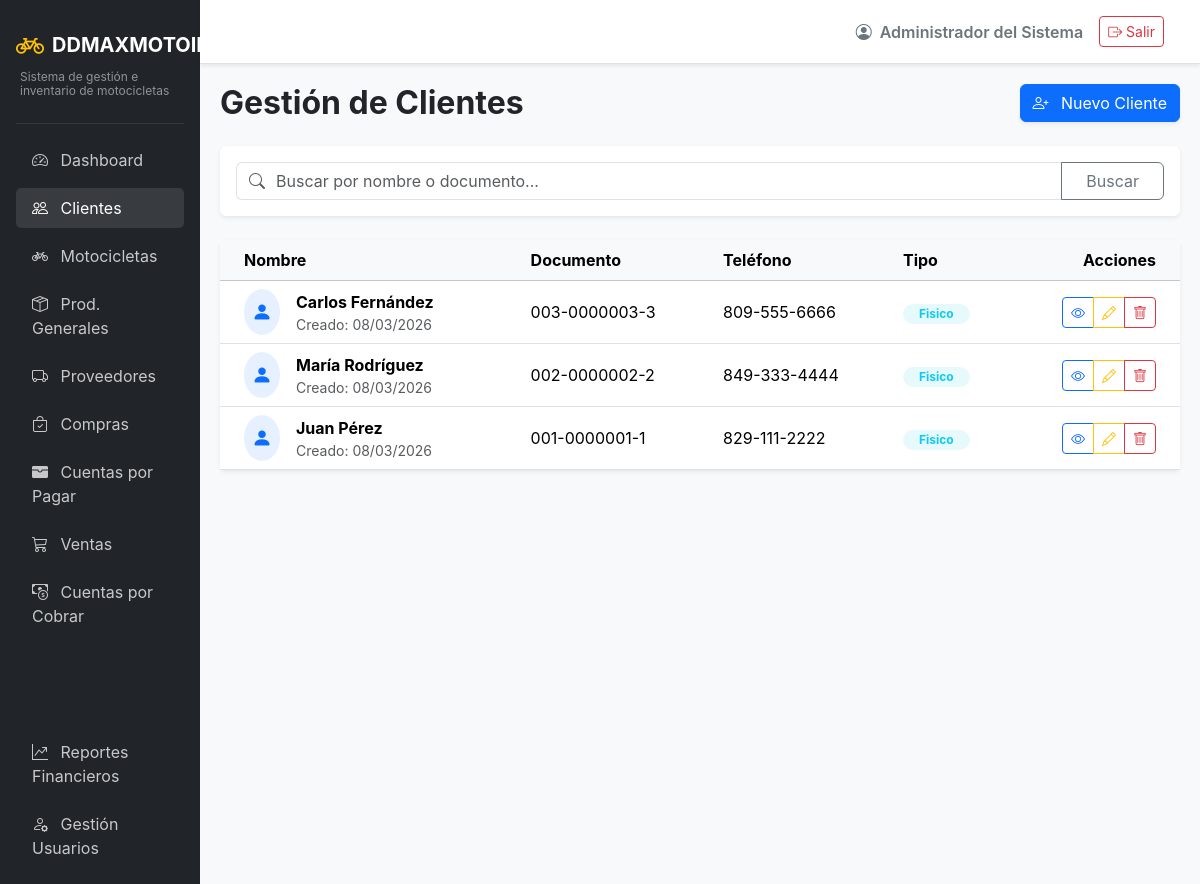
Page /clients/ (signed in) on the earlier database version.
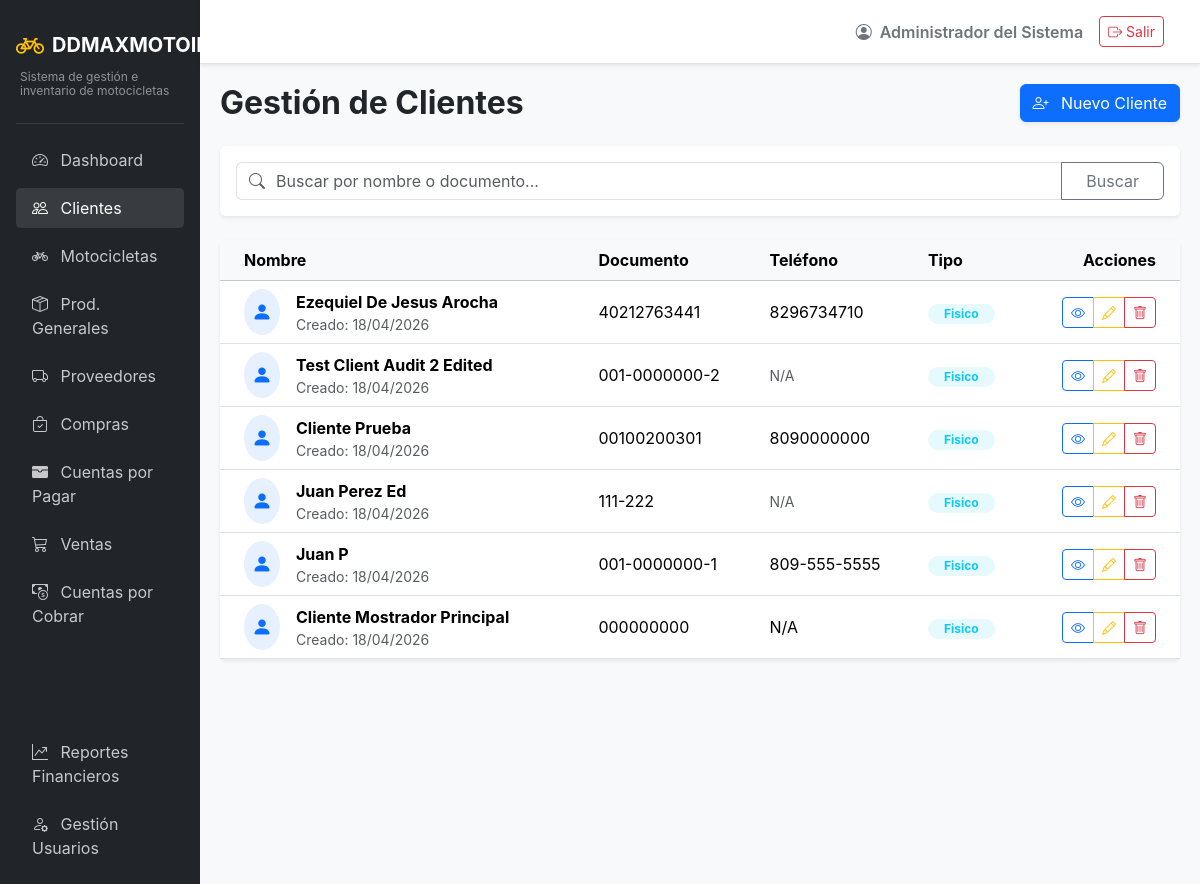
Same page on the later database version.
### app/models/auth.py (models this page shows, shortened)
class Usuarios(UserMixin, db.Model):
    __tablename__ = 'usuarios'
    id = db.Column(db.Integer, primary_key=True)
    usuario = db.Column(db.String(50), unique=True, nullable=False)
    password_hash = db.Column(db.String(255), nullable=False)
    rol_id = db.Column(db.Integer, db.ForeignKey('roles.id'), nullable=False)
    estado = db.Column(db.String(20), default='activo') # activo/inactivo
    nombre = db.Column(db.String(100), nullable=False)
    created_at = db.Column(db.DateTime, default=datetime.utcnow)
    updated_at = db.Column(db.DateTime, default=datetime.utcnow, onupdate=datetime.utcnow)

### app/models/entities.py (models this page shows)
class Clientes(db.Model):
    __tablename__ = 'clientes'
    id = db.Column(db.Integer, primary_key=True)
    tipo = db.Column(db.String(20), nullable=False) # fisico, juridico
    nombre = db.Column(db.String(150), nullable=False)
    documento = db.Column(db.String(50), unique=True, nullable=False)
    telefono = db.Column(db.String(20))
    direccion = db.Column(db.String(255))
    nombre_garante = db.Column(db.String(150))
    documento_garante = db.Column(db.String(50))
    telefono_garante = db.Column(db.String(20))
    direccion_garante = db.Column(db.String(255))
    created_at = db.Column(db.DateTime, default=datetime.utcnow)

### app/routes/clients.py (the view)
@clients_bp.route('/')
def list_clients():
    search = request.args.get('search', '')
    query = Clientes.query
    if search:
        query = query.filter(or_(
            Clientes.nombre.ilike(f'%{search}%'),
            Clientes.documento.ilike(f'%{search}%')
        ))
    clientes = query.order_by(Clientes.id.desc()).all()
    return render_template('clients/list.html', clientes=clientes, search=search)

### app/models/auth.py (called while the page is built)
@login_manager.user_loader
def load_user(user_id):
    return db.session.get(Usuarios, int(user_id))

### app/templates/clients/list.html (shortened to what this page needs)
{% extends "base.html" %}
{% block content %}
<div class="d-flex justify-content-between align-items-center mb-4">
    <h2 class="fw-bold mb-0">Gestión de Clientes</h2>
    <a href="{{ url_for('clients.create_client') }}" class="btn btn-primary shadow-sm">
        <i class="bi bi-person-plus me-2"></i> Nuevo Cliente
    </a>
</div>
<div class="card shadow-sm border-0 mb-4">
    <div class="card-body">
        <form method="GET" action="{{ url_for('clients.list_clients') }}" class="d-flex w-100">
            <div class="input-group">
                <span class="input-group-text bg-white text-muted border-end-0">
                    <i class="bi bi-search"></i>
                </span>
                <input type="text" class="form-control border-start-0 ps-0" name="search" placeholder="Buscar por nombre o documento..." value="{{ search }}">
                <button class="btn btn-outline-secondary px-4" type="submit">Buscar</button>
            </div>
        </form>
    </div>
</div>
<div class="card shadow-sm border-0">
    <div class="card-body p-0">
        <div class="table-responsive">
            <table class="table table-hover align-middle mb-0">
                <thead class="table-light">
                    <tr>
                        <th class="ps-4">Nombre</th>
                        <th>Documento</th>
                        <th>Teléfono</th>
                        <th>Tipo</th>
                        <th class="text-end pe-4">Acciones</th>
                    </tr>
                </thead>
                <tbody>
                    {% for cliente in clientes %}
                    <tr>
                        <td class="ps-4">
                            <div class="d-flex align-items-center">
                                <div class="bg-primary bg-opacity-10 rounded-circle p-2 me-3 text-primary">
                                    <i class="bi bi-person-fill fs-5"></i>
                                </div>
                                <div>
                                    <div class="fw-bold">{{ cliente.nombre }}</div>
                                    <div class="text-muted small">Creado: {{ cliente.created_at.strftime('%d/%m/%Y') if cliente.created_at else 'N/A' }}</div>
                                </div>
                            </div>
                        </td>
                        <td>{{ cliente.documento }}</td>
                        <td>{{ cliente.telefono or '<span class="text-muted small">N/A</span>'|safe }}</td>
                        <td>
                            <span class="badge {{ 'bg-info' if cliente.tipo == 'fisico' else 'bg-secondary' }} bg-opacity-10 {{ 'text-info' if cliente.tipo == 'fisico' else 'text-secondary' }} px-3 rounded-pill">
                                {{ cliente.tipo|capitalize }}
                            </span>
                        </td>
                        <td class="text-end pe-4">
                            <div class="btn-group" role="group">
                                <a href="{{ url_for('clients.profile_client', id=cliente.id) }}" class="btn btn-sm btn-outline-primary" data-bs-toggle="tooltip" title="Ver Perfil">
                                    <i class="bi bi-eye"></i>
                                </a>
                                <a href="{{ url_for('clients.edit_client', id=cliente.id) }}" class="btn btn-sm btn-outline-warning" data-bs-toggle="tooltip" title="Editar">
                                    <i class="bi bi-pencil"></i>
                                </a>
                                <button type="button" class="btn btn-sm btn-outline-danger" data-bs-toggle="modal" data-bs-target="#deleteModal{{ cliente.id }}" title="Eliminar">
                                    <i class="bi bi-trash"></i>
                                </button>
                            </div>
                        </td>
                    </tr>
                    {% endfor %}
                </tbody>
            </table>
        </div>
    </div>
</div>
{% endblock %}

### app/templates/base.html (shortened to what this page needs)
<!DOCTYPE html>
<html lang="es">
<head>
    <link href="https://cdn.jsdelivr.net/npm/bootstrap@5.3.2/dist/css/bootstrap.min.css" rel="stylesheet">
    <link href="https://cdn.jsdelivr.net/npm/bootstrap-icons@1.11.1/font/bootstrap-icons.css" rel="stylesheet">
</head>
<body>
    <div class="container-fluid p-0">
        <div class="row g-0">
            <div class="col-md-2 sidebar d-none d-md-block p-3">
                <a href="{{ url_for('main.dashboard') }}" class="text-decoration-none d-flex flex-column mb-4 mt-2">
                    <div class="d-flex align-items-center">
                        <i class="bi bi-bicycle fs-3 text-warning me-2"></i>
                        <span class="fs-5 text-white fw-bold">DDMAXMOTOIMPORT</span>
                    </div>
                    <div class="text-white-50 mt-1 ps-1" style="font-size: 0.75rem; line-height: 1.2;">Sistema de gestión e inventario de motocicletas</div>
                </a>
                <hr class="text-secondary">
                <ul class="nav flex-column gap-2">
                    <li class="nav-item">
                        <a class="nav-link {% if request.endpoint and request.endpoint.startswith('main.') %}active{% endif %}" href="{{ url_for('main.dashboard') }}">
                            <i class="bi bi-speedometer2 me-2"></i> Dashboard
                        </a>
                    </li>
                    <li class="nav-item">
                        <a class="nav-link {% if request.endpoint and request.endpoint.startswith('clients.') %}active{% endif %}" href="{{ url_for('clients.list_clients') }}">
                            <i class="bi bi-people me-2"></i> Clientes
                        </a>
                    </li>
                    <li class="nav-item">
                        <a class="nav-link {% if request.endpoint and request.endpoint.startswith('inventory.') and 'product' not in request.endpoint %}active{% endif %}" href="{{ url_for('inventory.list_motorcycles') }}">
                            <i class="bi bi-bicycle me-2"></i> Motocicletas
                        </a>
                    </li>
                    <li class="nav-item">
                        <a class="nav-link {% if request.endpoint and request.endpoint.startswith('inventory.') and 'product' in request.endpoint %}active{% endif %}" href="{{ url_for('inventory.list_products') }}">
                            <i class="bi bi-box-seam me-2"></i> Prod. Generales
                        </a>
                    </li>
                    <li class="nav-item">
                        <a class="nav-link {% if request.endpoint and request.endpoint.startswith('suppliers.') %}active{% endif %}" href="{{ url_for('suppliers.list_suppliers') }}">
                            <i class="bi bi-truck me-2"></i> Proveedores
                        </a>
                    </li>
                    <li class="nav-item">
                        <a class="nav-link {% if request.endpoint and request.endpoint.startswith('purchases.') %}active{% endif %}" href="{{ url_for('purchases.list_purchases') }}">
                            <i class="bi bi-bag-check me-2"></i> Compras
                        </a>
                    </li>
                    <li class="nav-item">
                        <a class="nav-link {% if request.endpoint and request.endpoint.startswith('payables.') %}active{% endif %}" href="{{ url_for('payables.list_accounts') }}">
                            <i class="bi bi-wallet-fill me-2"></i> Cuentas por Pagar
                        </a>
                    </li>
                    <li class="nav-item">
                        <a class="nav-link {% if request.endpoint and request.endpoint.startswith('sales.') %}active{% endif %}" href="{{ url_for('sales.list_sales') }}">
                            <i class="bi bi-cart3 me-2"></i> Ventas
                        </a>
                    </li>
                    <li class="nav-item">
                        <a class="nav-link {% if request.endpoint and request.endpoint.startswith('accounts.') %}active{% endif %}" href="{{ url_for('accounts.list_accounts') }}">
                            <i class="bi bi-cash-coin me-2"></i> Cuentas por Cobrar
                        </a>
                    </li>
                    {% if current_user.is_authenticated and current_user.rol.nombre|upper in ['ADMIN', 'ADMINISTRADOR'] %}
                    <li class="nav-item mt-3">
                        <span class="nav-link text-uppercase small fw-bold text-muted" style="letter-spacing: 1px;">Operaciones Admin</span>
                    </li>
                    <li class="nav-item">
                        <a class="nav-link {% if request.endpoint and request.endpoint.startswith('reports.') %}active{% endif %}" href="{{ url_for('reports.sales_report') }}">
                            <i class="bi bi-graph-up-arrow me-2"></i> Reportes Financieros
                        </a>
                    </li>
                    <li class="nav-item">
                        <a class="nav-link" href="#" onclick="alert('Módulo de usuarios en desarrollo'); return false;">
                            <i class="bi bi-person-gear me-2"></i> Gestión Usuarios
                        </a>
                    </li>
                    {% endif %}
                </ul>
            </div>
            <div class="col-md-10 d-flex flex-column vh-100">
                <nav class="navbar navbar-expand-lg navbar-light bg-white border-bottom shadow-sm px-4 py-3">
                    <div class="container-fluid">
                        <div class="ms-auto d-flex align-items-center">
                            <span class="me-3 fw-semibold text-secondary">
                                <i class="bi bi-person-circle me-1"></i> {{ current_user.nombre }}
                            </span>
                            <a href="{{ url_for('auth.logout') }}" class="btn btn-outline-danger btn-sm">
                                <i class="bi bi-box-arrow-right"></i> Salir
                            </a>
                        </div>
                    </div>
                </nav>
                <main class="content-area flex-grow-1 overflow-auto">
                    {% block content %}{% endblock %}
                </main>
            </div>
        </div>
    </div>
</body>
</html>

### app/templates/base.html (style rules this page uses)
body { background-color: #f8f9fa; font-family: 'Inter', sans-serif; }
.sidebar { background-color: #212529; min-height: 100vh; color: #fff; }
.sidebar .nav-link { color: rgba(255,255,255,.75); transition: 0.3s; }
.sidebar .nav-link:hover, .sidebar .nav-link.active { color: #fff; background: rgba(255,255,255,.1); border-radius: 5px; }
.content-area { padding: 20px; }

Differences in the rows shown:
removed Clientes: nombre "Carlos Fernández", created_at "08/03/2026", documento "003-0000003-3", telefono "809-555-6666", tipo "Fisico"
removed Clientes: nombre "María Rodríguez", created_at "08/03/2026", documento "002-0000002-2", telefono "849-333-4444", tipo "Fisico"
removed Clientes: nombre "Juan Pérez", created_at "08/03/2026", documento "001-0000001-1", telefono "829-111-2222", tipo "Fisico"
added Clientes: nombre "Ezequiel De Jesus Arocha", created_at "18/04/2026", documento "40212763441", telefono "8296734710", tipo "Fisico"
added Clientes: nombre "Test Client Audit 2 Edited", created_at "18/04/2026", documento "001-0000000-2", telefono "N/A", tipo "Fisico"
added Clientes: nombre "Cliente Prueba", created_at "18/04/2026", documento "00100200301", telefono "8090000000", tipo "Fisico"
added Clientes: nombre "Juan Perez Ed", created_at "18/04/2026", documento "111-222", telefono "N/A", tipo "Fisico"
added Clientes: nombre "Juan P", created_at "18/04/2026", documento "001-0000000-1", telefono "809-555-5555", tipo "Fisico"
added Clientes: nombre "Cliente Mostrador Principal", created_at "18/04/2026", documento "000000000", telefono "N/A", tipo "Fisico"
